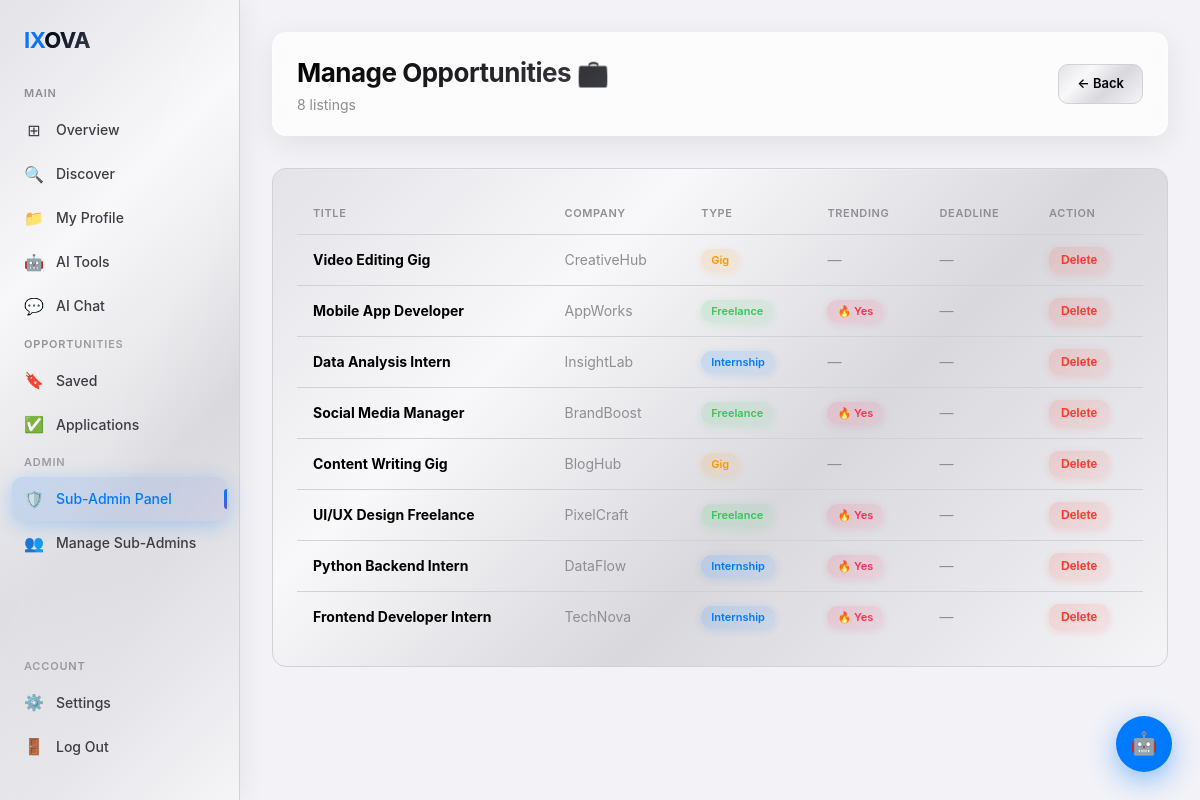
/subadmin/opportunities/ (signed in), run on the app's committed database.
### core/models.py (models this page shows, shortened)
class Opportunity(models.Model):
    TYPE_CHOICES = [
        ('internship', 'Internship'),
        ('freelance', 'Freelance'),
        ('gig', 'Gig'),
    ]
    title = models.CharField(max_length=200)
    company = models.CharField(max_length=100)
    description = models.TextField()
    type = models.CharField(max_length=20, choices=TYPE_CHOICES)
    category = models.CharField(max_length=100)
    stipend = models.CharField(max_length=50, blank=True)
    deadline = models.DateField(null=True, blank=True)
    is_trending = models.BooleanField(default=False)
    created_at = models.DateTimeField(auto_now_add=True)

### core/views.py (the view)
# urls.py: path('subadmin/opportunities/', views.subadmin_opportunities, name='subadmin_opportunities'),
@subadmin_required('can_manage_opportunities')
def subadmin_opportunities(request):
    opportunities = Opportunity.objects.order_by('-created_at')
    return render(request, 'subadmin/opportunities.html', {'opportunities': opportunities})

### core/views.py (called while the page is built, shortened)
def subadmin_required(perm=None):
    def decorator(view_func):
        @wraps(view_func)
        def wrapper(request, *args, **kwargs):
            if not request.user.is_authenticated:
                return redirect('login')
            if request.user.is_superuser:
                return view_func(request, *args, **kwargs)
        return wrapper
    return decorator

### templates/subadmin/opportunities.html (shortened to what this page needs)
{% extends 'base.html' %}
{% block content %}
<div class="topbar">
  <div class="topbar-greeting">
    <h1>Manage Opportunities 💼</h1>
    <p>{{ opportunities.count }} listing{{ opportunities.count|pluralize }}</p>
  </div>
  <div class="topbar-actions">
    <a href="{% url 'subadmin_dashboard' %}" class="btn btn-secondary">← Back</a>
  </div>
</div>
<div class="card fade-up table-wrap">
  <table class="sa-table">
    <thead>
      <tr>
        <th>Title</th>
        <th>Company</th>
        <th>Type</th>
        <th>Trending</th>
        <th>Deadline</th>
        <th>Action</th>
      </tr>
    </thead>
    <tbody>
      {% for opp in opportunities %}
      <tr>
        <td><strong>{{ opp.title }}</strong></td>
        <td style="color:var(--text-3)">{{ opp.company }}</td>
        <td>
          <span class="badge {% if opp.type == 'internship' %}badge-blue{% elif opp.type == 'freelance' %}badge-green{% else %}badge-orange{% endif %}">
            {{ opp.get_type_display }}
          </span>
        </td>
        <td>{% if opp.is_trending %}<span class="badge badge-trending">🔥 Yes</span>{% else %}<span style="color:var(--text-3)">—</span>{% endif %}</td>
        <td style="color:var(--text-3)">{{ opp.deadline|default:"—" }}</td>
        <td>
          <form method="post" action="{% url 'subadmin_delete_opportunity' opp.pk %}"
                onsubmit="return confirm('Delete {{ opp.title }}?')">
            <button type="submit" class="btn btn-sm btn-danger">Delete</button>
          </form>
        </td>
      </tr>
      {% empty %}
      <tr><td colspan="6" style="text-align:center;color:var(--text-3);padding:40px">No opportunities found.</td></tr>
      {% endfor %}
    </tbody>
  </table>
</div>
{% endblock %}

### data on the page
Opportunity: title "Video Editing Gig", company "CreativeHub", type "Gig", deadline "—"
Opportunity: title "Mobile App Developer", company "AppWorks", type "Freelance", is_trending "🔥 Yes", deadline "—"
Opportunity: title "Data Analysis Intern", company "InsightLab", type "Internship", deadline "—"
Opportunity: title "Social Media Manager", company "BrandBoost", type "Freelance", is_trending "🔥 Yes", deadline "—"
Opportunity: title "Content Writing Gig", company "BlogHub", type "Gig", deadline "—"
Opportunity: title "UI/UX Design Freelance", company "PixelCraft", type "Freelance", is_trending "🔥 Yes", deadline "—"
Opportunity: title "Python Backend Intern", company "DataFlow", type "Internship", is_trending "🔥 Yes", deadline "—"
Opportunity: title "Frontend Developer Intern", company "TechNova", type "Internship", is_trending "🔥 Yes", deadline "—"

### other printed values
{{ opportunities.count }} "8"
